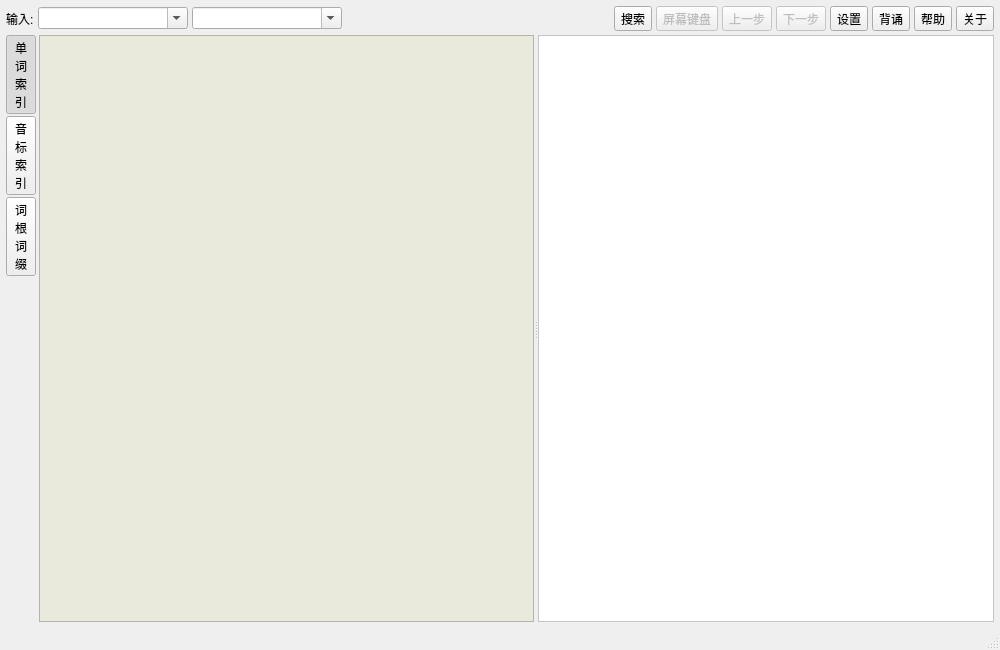
<?xml version="1.0" encoding="UTF-8"?>
<ui version="4.0">
 <class>MainWindow</class>
 <widget class="QMainWindow" name="MainWindow">
  <property name="geometry">
   <rect>
    <x>0</x>
    <y>0</y>
    <width>1000</width>
    <height>650</height>
   </rect>
  </property>
  <property name="minimumSize">
   <size>
    <width>700</width>
    <height>450</height>
   </size>
  </property>
  <property name="windowTitle">
   <string>OK词典</string>
  </property>
  <widget class="QWidget" name="centralwidget">
   <layout class="QVBoxLayout" name="mainLayout">
    <property name="spacing">
     <number>4</number>
    </property>
    <property name="leftMargin">
     <number>6</number>
    </property>
    <property name="topMargin">
     <number>6</number>
    </property>
    <property name="rightMargin">
     <number>6</number>
    </property>
    <property name="bottomMargin">
     <number>6</number>
    </property>
    <item>
     <layout class="QHBoxLayout" name="searchToolbarLayout">
      <property name="spacing">
       <number>4</number>
      </property>
      <item>
       <widget class="QLabel" name="inputLabel">
        <property name="text">
         <string>输入:</string>
        </property>
       </widget>
      </item>
      <item>
       <widget class="QComboBox" name="wordComboBox">
        <property name="minimumSize">
         <size>
          <width>150</width>
          <height>0</height>
         </size>
        </property>
        <property name="editable">
         <bool>true</bool>
        </property>
       </widget>
      </item>
      <item>
       <widget class="QComboBox" name="phoneticComboBox">
        <property name="minimumSize">
         <size>
          <width>150</width>
          <height>0</height>
         </size>
        </property>
        <property name="visible">
         <bool>false</bool>
        </property>
        <property name="editable">
         <bool>true</bool>
        </property>
       </widget>
      </item>
      <item>
       <spacer name="toolbarSpacer">
        <property name="orientation">
         <enum>Qt::Horizontal</enum>
        </property>
        <property name="sizeHint" stdset="0">
         <size>
          <width>12</width>
          <height>20</height>
         </size>
        </property>
       </spacer>
      </item>
      <item>
       <widget class="QToolButton" name="searchButton">
        <property name="toolTip">
         <string>搜索单词</string>
        </property>
        <property name="text">
         <string>搜索</string>
        </property>
       </widget>
      </item>
      <item>
       <widget class="QToolButton" name="screenKeyboardButton">
        <property name="enabled">
         <bool>false</bool>
        </property>
        <property name="text">
         <string>屏幕键盘</string>
        </property>
       </widget>
      </item>
      <item>
       <widget class="QToolButton" name="previousButton">
        <property name="enabled">
         <bool>false</bool>
        </property>
        <property name="text">
         <string>上一步</string>
        </property>
       </widget>
      </item>
      <item>
       <widget class="QToolButton" name="nextButton">
        <property name="enabled">
         <bool>false</bool>
        </property>
        <property name="text">
         <string>下一步</string>
        </property>
       </widget>
      </item>
      <item>
       <widget class="QToolButton" name="settingsButton">
        <property name="text">
         <string>设置</string>
        </property>
       </widget>
      </item>
      <item>
       <widget class="QToolButton" name="reciteButton">
        <property name="text">
         <string>背诵</string>
        </property>
       </widget>
      </item>
      <item>
       <widget class="QToolButton" name="helpButton">
        <property name="text">
         <string>帮助</string>
        </property>
       </widget>
      </item>
      <item>
       <widget class="QToolButton" name="aboutButton">
        <property name="text">
         <string>关于</string>
        </property>
       </widget>
      </item>
     </layout>
    </item>
    <item>
     <widget class="QSplitter" name="mainSplitter">
      <property name="orientation">
       <enum>Qt::Horizontal</enum>
      </property>
      <property name="childrenCollapsible">
       <bool>false</bool>
      </property>
      <widget class="QWidget" name="indexPanel">
       <property name="minimumSize">
        <size>
         <width>190</width>
         <height>0</height>
        </size>
       </property>
       <layout class="QHBoxLayout" name="indexPanelLayout">
        <property name="spacing">
         <number>3</number>
        </property>
        <property name="leftMargin">
         <number>0</number>
        </property>
        <property name="topMargin">
         <number>0</number>
        </property>
        <property name="rightMargin">
         <number>0</number>
        </property>
        <property name="bottomMargin">
         <number>0</number>
        </property>
        <item>
         <layout class="QVBoxLayout" name="indexButtonsLayout">
          <property name="spacing">
           <number>2</number>
          </property>
          <item>
           <widget class="QToolButton" name="wordIndexButton">
            <property name="minimumSize">
             <size>
              <width>30</width>
              <height>78</height>
             </size>
            </property>
            <property name="text">
             <string>单
词
索
引</string>
            </property>
            <property name="checkable">
             <bool>true</bool>
            </property>
            <property name="checked">
             <bool>true</bool>
            </property>
            <property name="autoExclusive">
             <bool>true</bool>
            </property>
           </widget>
          </item>
          <item>
           <widget class="QToolButton" name="phoneticIndexButton">
            <property name="minimumSize">
             <size>
              <width>30</width>
              <height>78</height>
             </size>
            </property>
            <property name="text">
             <string>音
标
索
引</string>
            </property>
            <property name="checkable">
             <bool>true</bool>
            </property>
            <property name="autoExclusive">
             <bool>true</bool>
            </property>
           </widget>
          </item>
          <item>
           <widget class="QToolButton" name="structureIndexButton">
            <property name="minimumSize">
             <size>
              <width>30</width>
              <height>78</height>
             </size>
            </property>
            <property name="text">
             <string>词
根
词
缀</string>
            </property>
            <property name="checkable">
             <bool>true</bool>
            </property>
            <property name="autoExclusive">
             <bool>true</bool>
            </property>
           </widget>
          </item>
          <item>
           <spacer name="indexButtonsSpacer">
            <property name="orientation">
             <enum>Qt::Vertical</enum>
            </property>
            <property name="sizeHint" stdset="0">
             <size>
              <width>20</width>
              <height>20</height>
             </size>
            </property>
           </spacer>
          </item>
         </layout>
        </item>
        <item>
         <widget class="QStackedWidget" name="indexStack">
          <property name="currentIndex">
           <number>1</number>
          </property>
          <widget class="QListWidget" name="wordListWidget">
           <property name="styleSheet">
            <string>background-color: #e9e9dc;</string>
           </property>
          </widget>
          <widget class="QListView" name="phoneticListView">
           <property name="styleSheet">
            <string>background-color: #e9e9dc;</string>
           </property>
           <property name="editTriggers">
            <set>QAbstractItemView::NoEditTriggers</set>
           </property>
           <property name="selectionMode">
            <enum>QAbstractItemView::SingleSelection</enum>
           </property>
          </widget>
          <widget class="QTreeWidget" name="structureTreeWidget">
           <property name="styleSheet">
            <string>background-color: #e9e9dc;</string>
           </property>
           <property name="headerHidden">
            <bool>true</bool>
           </property>
           <column>
            <property name="text">
             <string>词根词缀</string>
            </property>
           </column>
          </widget>
         </widget>
        </item>
       </layout>
      </widget>
      <widget class="QFrame" name="dictionaryContentView">
       <property name="minimumSize">
        <size>
         <width>250</width>
         <height>0</height>
        </size>
       </property>
       <property name="styleSheet">
        <string>QFrame#dictionaryContentView { background-color: white; }</string>
       </property>
       <property name="frameShape">
        <enum>QFrame::StyledPanel</enum>
       </property>
       <property name="frameShadow">
        <enum>QFrame::Sunken</enum>
       </property>
      </widget>
     </widget>
    </item>
   </layout>
  </widget>
  <widget class="QStatusBar" name="statusbar"/>
 </widget>
 <resources/>
 <connections/>
</ui>
